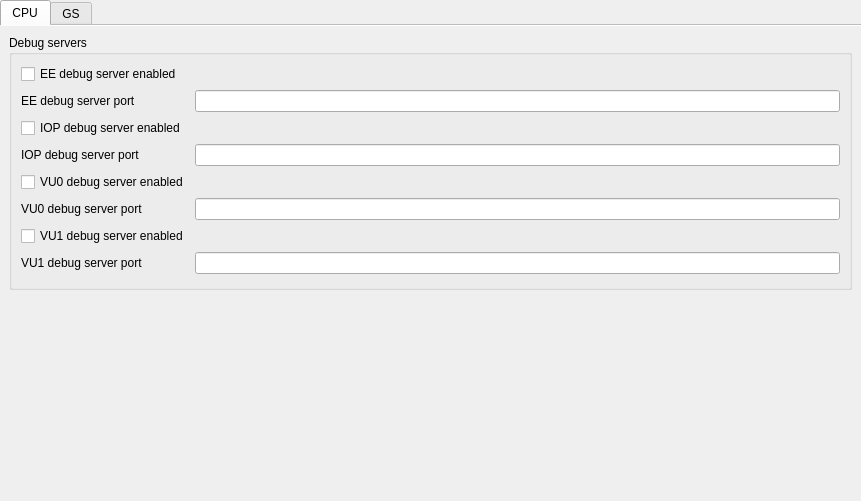
<?xml version="1.0" encoding="UTF-8"?>
<ui version="4.0">
 <class>DebugSettingsWidget</class>
 <widget class="QWidget" name="DebugSettingsWidget">
  <property name="geometry">
   <rect>
    <x>0</x>
    <y>0</y>
    <width>861</width>
    <height>501</height>
   </rect>
  </property>
  <layout class="QVBoxLayout" name="verticalLayout">
   <property name="leftMargin">
    <number>0</number>
   </property>
   <property name="topMargin">
    <number>0</number>
   </property>
   <property name="rightMargin">
    <number>0</number>
   </property>
   <property name="bottomMargin">
    <number>0</number>
   </property>
   <item>
    <widget class="QTabWidget" name="gsTab">
     <property name="currentIndex">
      <number>0</number>
     </property>
     <property name="documentMode">
      <bool>true</bool>
     </property>
     <widget class="QWidget" name="cpuTabWidget">
	  <attribute name="title">
       <string>CPU</string>
      </attribute>
      <layout class="QVBoxLayout" name="verticalLayout_4">
	   <item>
		   <widget class="QGroupBox" name="cpuGroupBox">
			   <property name="title">
			    <string>Debug servers</string>
			   </property>
			   <layout class="QFormLayout" name="cpuFormLayout">
				<item row="0" column="0">
				 <widget class="QCheckBox" name="EEDebugServerEnabled">
				  <property name="text">
				   <string>EE debug server enabled</string>
				  </property>
				 </widget>
				</item>				   
				<item row="1" column="0">
				 <widget class="QLabel" name="EEDebugServerSlotText">
				  <property name="text">
				   <string>EE debug server port</string>
				  </property>
				 </widget>
				</item>
			    <item row="1" column="1">
			     <widget class="QLineEdit" name="EEDebugServerSlot">
                    <property name="sizePolicy">
                     <sizepolicy hsizetype="Minimum" vsizetype="Fixed">
                      <horstretch>0</horstretch>
                      <verstretch>0</verstretch>
                     </sizepolicy>
                    </property>
                  </widget>
			   </item>
			    <item row="2" column="0">
				 <widget class="QCheckBox" name="IOPDebugServerEnabled">
				  <property name="text">
				   <string>IOP debug server enabled</string>
				  </property>
				 </widget>
				</item>				   
				<item row="3" column="0">
				 <widget class="QLabel" name="IOPDebugServerSlotText">
				  <property name="text">
				   <string>IOP debug server port</string>
				  </property>
				 </widget>
				</item>
			    <item row="3" column="1">
			     <widget class="QLineEdit" name="IOPDebugServerSlot">
                    <property name="sizePolicy">
                     <sizepolicy hsizetype="Minimum" vsizetype="Fixed">
                      <horstretch>0</horstretch>
                      <verstretch>0</verstretch>
                     </sizepolicy>
                    </property>
                  </widget>
			    </item>
				<item row="4" column="0">
				 <widget class="QCheckBox" name="VU0DebugServerEnabled">
				  <property name="text">
				   <string>VU0 debug server enabled</string>
				  </property>
				 </widget>
				</item>				   
				<item row="5" column="0">
				 <widget class="QLabel" name="VU0DebugServerSlotText">
				  <property name="text">
				   <string>VU0 debug server port</string>
				  </property>
				 </widget>
				</item>
			    <item row="5" column="1">
			     <widget class="QLineEdit" name="VU0DebugServerSlot">
                    <property name="sizePolicy">
                     <sizepolicy hsizetype="Minimum" vsizetype="Fixed">
                      <horstretch>0</horstretch>
                      <verstretch>0</verstretch>
                     </sizepolicy>
                    </property>
                  </widget>
			    </item>
				<item row="6" column="0">
				 <widget class="QCheckBox" name="VU1DebugServerEnabled">
				  <property name="text">
				   <string>VU1 debug server enabled</string>
				  </property>
				 </widget>
				</item>				   
				<item row="7" column="0">
				 <widget class="QLabel" name="VU1DebugServerSlotText">
				  <property name="text">
				   <string>VU1 debug server port</string>
				  </property>
				 </widget>
				</item>
			    <item row="7" column="1">
			     <widget class="QLineEdit" name="VU1DebugServerSlot">
                    <property name="sizePolicy">
                     <sizepolicy hsizetype="Minimum" vsizetype="Fixed">
                      <horstretch>0</horstretch>
                      <verstretch>0</verstretch>
                     </sizepolicy>
                    </property>
                  </widget>
			    </item>
		      </layout>
		   </widget>
	   </item>
      </layout>
     </widget>
     <widget class="QWidget" name="gsTabWidget">
      <attribute name="title">
       <string>GS</string>
      </attribute>
      <layout class="QVBoxLayout" name="verticalLayout_2">
       <item>
        <widget class="QGroupBox" name="groupBox">
         <property name="title">
          <string>Draw Dumping</string>
         </property>
         <layout class="QFormLayout" name="formLayout">
          <item row="0" column="0" colspan="2">
           <layout class="QGridLayout" name="gridLayout">
            <item row="0" column="0">
             <widget class="QCheckBox" name="dumpGSDraws">
              <property name="text">
               <string>Dump GS Draws</string>
              </property>
             </widget>
            </item>
            <item row="0" column="1">
             <widget class="QCheckBox" name="saveRT">
              <property name="text">
               <string>Save RT</string>
              </property>
             </widget>
            </item>
            <item row="1" column="0">
             <widget class="QCheckBox" name="saveFrame">
              <property name="text">
               <string>Save Frame</string>
              </property>
             </widget>
            </item>
            <item row="1" column="1">
             <widget class="QCheckBox" name="saveTexture">
              <property name="text">
               <string>Save Texture</string>
              </property>
             </widget>
            </item>
            <item row="2" column="0">
             <widget class="QCheckBox" name="saveDepth">
              <property name="text">
               <string>Save Depth</string>
              </property>
             </widget>
            </item>
           </layout>
          </item>
          <item row="1" column="0">
           <widget class="QLabel" name="label">
            <property name="text">
             <string>Start Draw Number:</string>
            </property>
           </widget>
          </item>
          <item row="1" column="1">
           <widget class="QSpinBox" name="startDraw">
            <property name="maximum">
             <number>99999</number>
            </property>
           </widget>
          </item>
          <item row="2" column="0">
           <widget class="QLabel" name="label_2">
            <property name="text">
             <string>Draw Dump Count:</string>
            </property>
           </widget>
          </item>
          <item row="2" column="1">
           <widget class="QSpinBox" name="dumpCount">
            <property name="minimum">
             <number>1</number>
            </property>
            <property name="maximum">
             <number>99999</number>
            </property>
           </widget>
          </item>
          <item row="3" column="0">
           <widget class="QLabel" name="label_3">
            <property name="text">
             <string>Hardware Dump Directory:</string>
            </property>
           </widget>
          </item>
          <item row="4" column="0">
           <widget class="QLabel" name="label_4">
            <property name="text">
             <string>Software Dump Directory:</string>
            </property>
           </widget>
          </item>
          <item row="4" column="1">
           <layout class="QHBoxLayout" name="horizontalLayout_2" stretch="1,0,0">
            <item>
             <widget class="QLineEdit" name="swDumpDirectory"/>
            </item>
            <item>
             <widget class="QPushButton" name="swDumpBrowse">
              <property name="text">
               <string>Browse...</string>
              </property>
             </widget>
            </item>
            <item>
             <widget class="QPushButton" name="swDumpOpen">
              <property name="text">
               <string>Open...</string>
              </property>
             </widget>
            </item>
           </layout>
          </item>
          <item row="3" column="1">
           <layout class="QHBoxLayout" name="horizontalLayout" stretch="1,0,0">
            <item>
             <widget class="QLineEdit" name="hwDumpDirectory"/>
            </item>
            <item>
             <widget class="QPushButton" name="hwDumpBrowse">
              <property name="text">
               <string>Browse...</string>
              </property>
             </widget>
            </item>
            <item>
             <widget class="QPushButton" name="hwDumpOpen">
              <property name="text">
               <string>Open...</string>
              </property>
             </widget>
            </item>
           </layout>
          </item>
         </layout>
        </widget>
       </item>
      </layout>
     </widget>
    </widget>
   </item>
   <item>
    <spacer name="verticalSpacer">
     <property name="orientation">
      <enum>Qt::Vertical</enum>
     </property>
     <property name="sizeHint" stdset="0">
      <size>
       <width>40</width>
       <height>60</height>
      </size>
     </property>
    </spacer>
   </item>
  </layout>
 </widget>
 <resources/>
 <connections/>
</ui>
